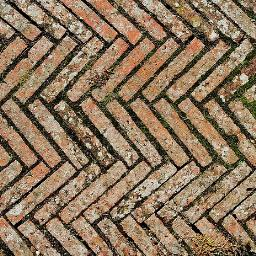
#> input picture bricks_sq.jpg, 256 x 256 px
$ python color_transfer.py --source bricks_sq.jpg --target pink_zigzag.jpg
#> lines starting #> are read from the running program, lines starting #| are printed output that depends on the picture
#> in main, I_s is the input picture: shape (256, 256, 3); mean R, G, B 138.4, 116.2, 92.1
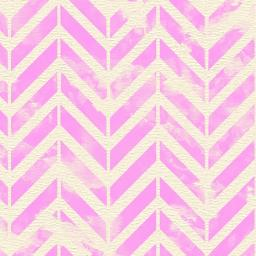
#> input picture pink_zigzag.jpg, 256 x 256 px
#> in main, I_t is the input picture: shape (256, 256, 3); mean R, G, B 247.4, 206.2, 226.7
import numpy as np
import math
import skimage
from skimage import io, color
import matplotlib.pyplot as plt
import argparse

def ReshapeHistogram(Is, It, perc, weight=False, bw=False):
    #convert Is, It to CIELab color space
#> called with perc = 1, weight = True, bw = False
    Is = color.rgb2lab(Is)
#> Is: shape (256, 256, 3) float64; mean of channels 0, 1, 2 49.4, 5.1, 16.3
    It = color.rgb2lab(It)
#> It: shape (256, 256, 3) float64; mean of channels 0, 1, 2 87, 17.8, -4.4

    # Check if the image is in black and white
    # If so, copy the first channel over to the second and third channels
    if bw is True:
        Is[:,:,1] = Is[:,:,0].copy()
        Is[:,:,2] = Is[:,:,0].copy()

    # Create a variable to store the output
    Io = Is.copy()

    # V holds the histogram bin width
    V = 0.3

    # Find the min and max values of source and target
    Is_max = np.max(Is)
#> Is_max = 99.46
    It_max = np.max(It)
#> It_max = 99.62
    Is_min = np.min(Is)
#> Is_min = -17.93
    It_min = np.min(It)
#> It_min = -36.46
    # find the minimum value
    I_min = min(Is_min, It_min)
#> I_min = -36.46

    # Find the number of bins by calculating the range of values and dividing by the bin size
    B = math.ceil((max(Is_max, It_max) - min(Is_min, It_min))/V)
#> B = 454
    # Set minimum allowed histogram size
    Bmin = 10

    # compute Smax
    # Smax is the number of scales at which we wish to perform color transfer
    # set the maximum number of scales
    Smax = math.floor(math.log2(B/Bmin))
#> Smax = 5

    # Go through each channel of the images
    for i in range(3):
        Is_c = Is[:,:,i]
        It_c = It[:,:,i]

        # histogram construction
        # initialize the source and target histograms to have the correct number of bins all with value 0
        Hs = [0 for i in range(B)]
        Ht = [0 for i in range(B)]

        # go through each pixel of the current channel of source
        for k in range(Is_c.shape[0]):
            for m in range(Is_c.shape[1]):
                # find which bin the current pixel belongs in
                bin_idx = math.floor((Is_c[k, m] - I_min)/V)
                # update the count of the bin of source histogram
                Hs[bin_idx] += 1

        # go through each pixel of the current channel of target
        for k in range(It_c.shape[0]):
            for m in range(It_c.shape[1]):
                # find which bin the current pixel belongs in
                bin_idx = math.floor((It_c[k, m] - I_min)/V)
                # update the count of the bin of source histogram
                Ht[bin_idx] += 1

        Hsk = np.array(Hs)
        Htk = np.array(Ht)

        # Normalize the counts of target to be similar to those of source
        Htk = Htk * (np.sum(Hsk)/np.sum(Htk))
        Ht_ = Htk.copy()
        Hok = np.array(Hs)

        # Go through each scale
        for k in range(1, int(perc*Smax)+1):
            print('channel: %d scale: %d' %(i, k))

            #smooth histogram
            scale = math.pow(2, Smax-k)
            Hsk_temp = Hsk.copy()

            # Smooth the histograms given the current scale
            for k_ in range(len(Hs)):
                r_max = min(k_ + int(scale/2)+1, len(Hs))
                r_min = max(k_ - int(scale/2), 0)
                s = np.mean(Hsk[r_min:r_max])

                Hsk_temp[k_] = s
                t = np.mean(Ht_[r_min:r_max])
                Htk[k_] = t
            Hsk = Hsk_temp

            # Blend the source and target histograms based on the current scale
            # Lower scales will have more of the source histogram, while higher scales
            # will have more of the target histogram
            if weight is True:
                Htk = Htk*(k/Smax) + Hsk*(1-k/Smax)
            Hsk_ = Hsk.copy()

            # Find the peaks using minima and maxima
            Rmint = FindPeaks(Htk)
            Rmaxt = FindPeaks_max(Htk)
            # m_max stores an offest for the maxima list
            m_max = 0
            # Go through each of the maxima found
            for m in range(len(Rmaxt)):
                # Check if the current max is less than the smallest minima
                if Rmaxt[m] < Rmint[0]:
                    m_max += 1
                else:
                    break

            # Go through the minima to reshape regions based on target peaks
            for m in range(len(Rmint)-1):
                # If we have already looked at all the peaks as described by the maxima,
                # exit this loop
                if m_max == len(Rmaxt):
                    break

                # Check if the max is in the range of the two minimum
                if Rmaxt[m_max] in range(Rmint[m]+1, Rmint[m+1]):
                    # Reshape the source histogram
                    Hsk_[Rmint[m]:Rmint[m+1]] = RegionTransfer(Hsk[Rmint[m]:Rmint[m+1]], Htk[Rmint[m]:Rmint[m+1]])
                    m_max += 1

            # Perform the same process as above, but use regions based on the source histogram instead of the target histogram
            # Each peak of the source, bound by two minima, will be a region of interest
            # The region of interest of the source is then reshpaed according to the corresponding region in the target
            Rmins = FindPeaks(Hsk_)
            Rmaxs = FindPeaks_max(Hsk_)
            m_max = 0
            for m in range(len(Rmaxs)):
                if Rmaxs[m] < Rmins[0]:
                    m_max += 1
                else:
                    break
            Hok = Hsk_.copy()
            for m in range(len(Rmins)-1):
                if m_max == len(Rmaxs):
                    break
                if Rmaxs[m_max] in range(Rmins[m]+1, Rmins[m+1]):
                    Hok[Rmins[m]:Rmins[m+1]] = RegionTransfer(Hsk_[Rmins[m]:Rmins[m+1]], Htk[Rmins[m]:Rmins[m+1]])
                    m_max += 1

            DrawHistogram(Hok * (np.sum(Htk)/np.sum(Hok)), np.array(Hs), Ht_, I_min, V, i, k)

            # Use the output of this scale as the source for the next scale
            Hsk = Hok * (np.sum(Htk)/np.sum(Hok))

        # Update output channel to match the current channel
        Io[:,:,i] = HistMatch(Is_c, I_min, Hs, Hsk, V)
#> this loop made 3 passes
#> pass 1, in ReshapeHistogram, `Is_c = Is[:,:,i]`:
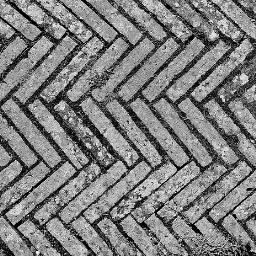
#> Is_c: shape (256, 256) float64; min 0, max 99.46, mean 49.4; drawn with min black and max white
#> pass 1, in ReshapeHistogram, `It_c = It[:,:,i]`:
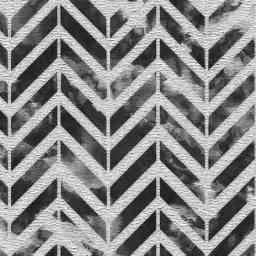
#> It_c: shape (256, 256) float64; min 72.91, max 99.62, mean 87; drawn with min black and max white
#> pass 1, in DrawHistogram (call 5), `plt.savefig('histogram/histogram_%d_%d.png'%(ic, scale))`:
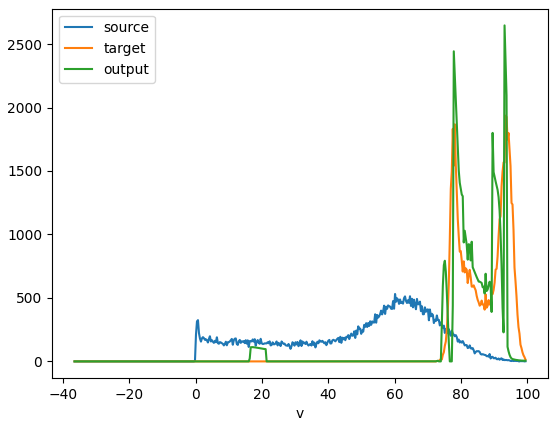
#> figure drawn by matplotlib, 1 panel; curve peaks at x = 60.14, y = 531; curve peaks at x = 93.44, y = 1936; curve peaks at x = 93.14, y = 2646.7
#> pass 2, in ReshapeHistogram, `It_c = It[:,:,i]`:
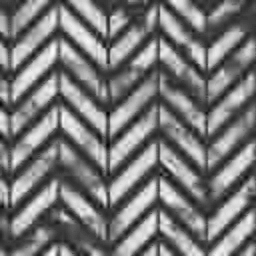
#> It_c: shape (256, 256) float64; min -17.49, max 56.13, mean 17.8; drawn with min black and max white
#> after the loop: Io: shape (256, 256, 3) float64; mean of channels 0, 1, 2 83.2, 18.1, -3.8
#> after the loop:
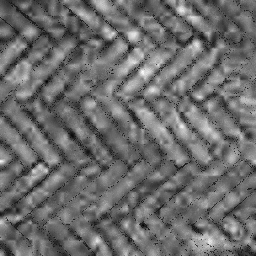
#> Is_c: shape (256, 256) float64; min -4.38, max 44.02, mean 16.3; drawn with min black and max white

    return color.lab2rgb(Io)
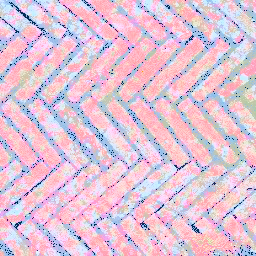
#> returned value: shape (256, 256, 3) float64; mean of channels 0, 1, 2 0.879, 0.767, 0.84; drawn as R, G, B


# Find the minima
def FindPeaks(H):
    # intitialize empty list of minima
    H_ = []

    # Find the first derivative of the histogram H using forward differencing
    for i in range(len(H)-1):
        H_.append(H[i+1] - H[i])

    # Go through the first derivatives and find the points that cross zero (the sign changes between consecutive first derivatives)
    H_mult = []
    for i in range(len(H_)-1):
        H_mult.append(H_[i]*H_[i+1])

    #Find the second derivative using forward differencing on first derivative list
    H2 = []
    for i in range(len(H_)-1):
        H2.append(H_[i+1] - H_[i])

    # Find points where the function crosses 0 (H_mult <= 0) and is increasing (H2 > 0)
    Hr = np.logical_and(np.array(H2)>0, np.array(H_mult)<=0)

    # Find indices of minima
    Rmin = np.argwhere(Hr == True)
    Rmin = [r[0]+1 for r in Rmin]

    return Rmin

#Find maxima using similar technique as FindPeaks
# Only change is check if H2 < 0 instead of > 0 (meaning the function is decreasing)
def FindPeaks_max(H):
    H_ = [] #gradient
    for i in range(len(H)-1):
        H_.append(H[i+1] - H[i])

    H_mult = [] #multiplied
    for i in range(len(H_)-1):
        H_mult.append(H_[i]*H_[i+1])
    H2 = [] #second derivative
    for i in range(len(H_)-1):
        H2.append(H_[i+1] - H_[i])

    Hr = np.logical_and(np.array(H2)<0, np.array(H_mult)<0)

    Rmax = np.argwhere(Hr == True)
    Rmax = [r[0]+1 for r in Rmax]
    return Rmax


def RegionTransfer(Hs, Ht):
    Ho = []

    # Check for division by 0
    # If so, we ignore the standard deviations of this region and just use 1 in the reshaping equation
    d = 1.0
    if np.std(Hs) != 0:
        d = np.std(Ht)/(np.std(Hs))

    # Reshape the region using the meand and standard deviation of source and target
    for hs in Hs:
        hs_new = ((hs - np.mean(Hs))*(d) + np.mean(Ht))
        Ho.append(hs_new)

    Ho = np.array(Ho)
    #return reshaped region with negative values clamped to 0
    return np.where(Ho < 0, 0, Ho)


def HistMatch(Is, Imin, Hs, Ho, V=1):
    # Normalize the count of output to be within range of source histogram
    Ho_ = Ho * np.sum(Hs)/np.sum(Ho)

    # Create cumulative histograms from source and target histograms
    Cs = np.cumsum(Hs)
    Co = np.cumsum(Ho_)
    #create inverse fn
    Co_inv = np.repeat(len(Cs)-1, len(Cs))

    # for each bin in the source histogram...
    for i in range(len(Cs)):
        # Get the count of current bin
        c = Cs[i]
        if c < Co[0]:
            Co_inv[i]=0
        else:
            # Look through each bin of the output histogram
            for j in range(1, len(Co)):
                # find the bin that matches the value of c
                if c >= Co[j-1] and c <Co[j]:
                    Co_inv[i] = j
                    break
    Io = Is.copy()

    # Go through each pixel of the output
    for i in range(Io.shape[0]):
        for j in range(Io.shape[1]):
            # find the bin that the pixel belongs to
            bin_idx = Co_inv[int((Is[i, j] - Imin)/V)]
            # set pixel value
            Io[i, j] = Imin + (bin_idx)*V

    return Io

def DrawHistogram(H, Hs, Ht, Imin, V=1, ic=0, scale=0):
    font = {'fontname':'Times New Roman'}
    plt.rc('font',family='Times New Roman')

    plt.figure()
    plt.xlabel('v', **font)

    v = []
    for i in range(len(Hs)):
        v.append(Imin + (i)*V)

    if Hs is not None:
        plt.plot(v, Hs)
    if Ht is not None:
        plt.plot(v, Ht)
    if H is not None:
        plt.plot(v, H)
    plt.legend(['source', 'target', 'output'])
    plt.savefig('histogram/histogram_%d_%d.png'%(ic, scale))


def main():

    parser = argparse.ArgumentParser()
    parser.add_argument('--scale', type=float, default=1.0, help='level of scales to use (0.2, 0.4, 0.6, 0.8, 1.0)')
    parser.add_argument('--source', type=str, default='ballerina.jpg', help='path to source image')
    parser.add_argument('--target', type=str, default='sunset.jpg', help='path to target image')
    parser.add_argument('--output', type=str, default='output.jpg', help='path to save image')
    args = parser.parse_args()

    file1 = args.source
    file2 = args.target

    I_s = io.imread(file1)
    I_t = io.imread(file2)
    I_o = ReshapeHistogram(I_s, I_t, perc=args.scale, weight=True, bw=False)

#> (the run stopped early here; a loop or call above may not have finished)
